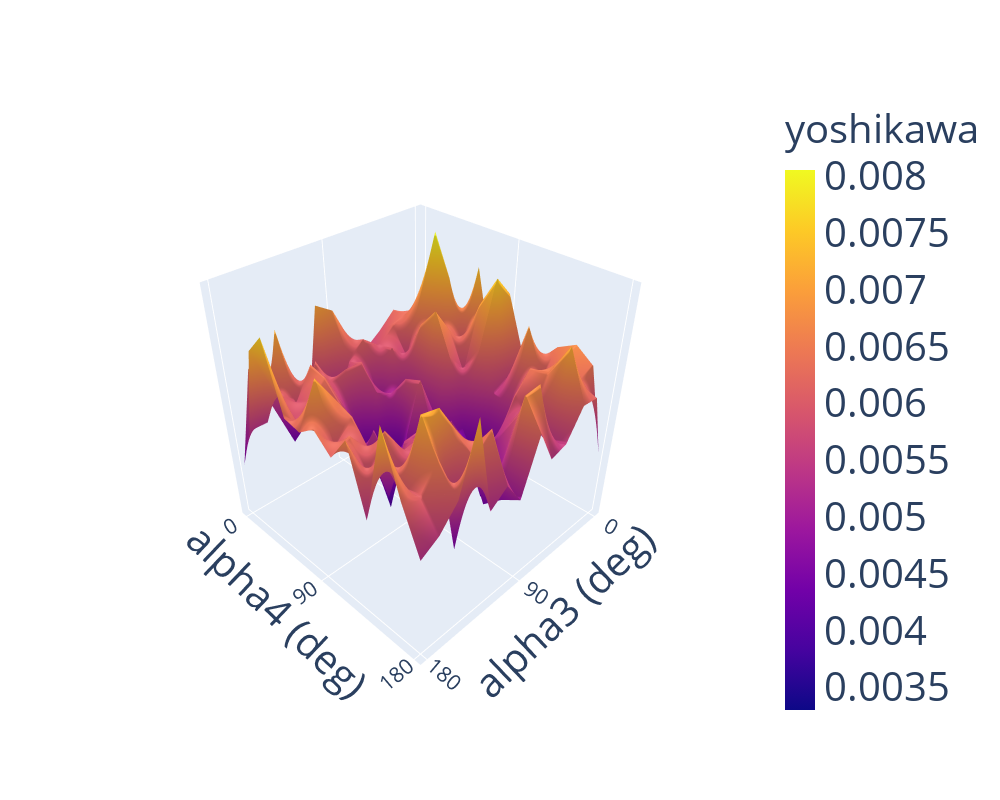
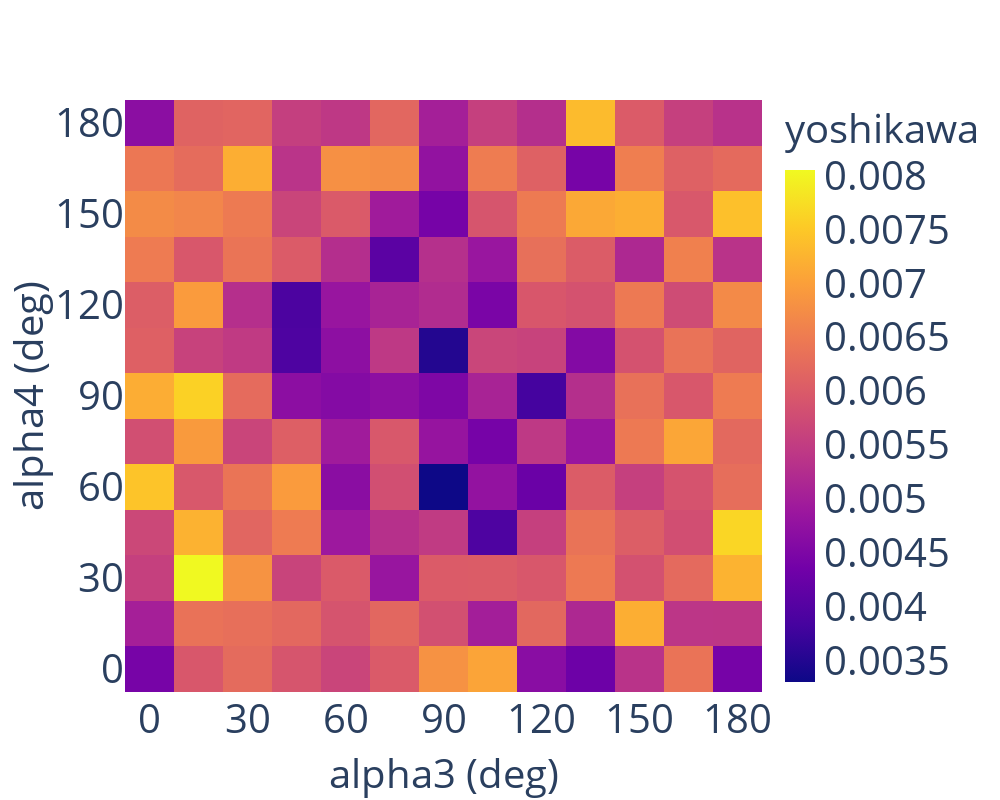

Notebook code cell kept with these figures, in order:
### Markdown cell above
### Global Indice - Manipulability from Yoshikawa

### Code cell
np.random.seed(42)

# from 0, 10, 20, ..., 180 deg for alpha
alpha_list_deg3 = np.arange(0, 181, 15)
alpha_list_rad3 = np.deg2rad(alpha_list_deg3)
alpha_list_deg4 = np.arange(0, 181, 15)
alpha_list_rad4 = np.deg2rad(alpha_list_deg4)
print(f"alpha 3: {alpha_list_deg3}")
print(f"alpha 4: {alpha_list_deg4}")

method = "yoshikawa"
axes = "all"

# isRun = True
# isSave = True

# isSave = False
# isRun = False

if isRun:
    res, res_mat = evaluate_alpha_effect(
        alpha_list_rad3, alpha_list_rad4, isSave=True, method=method, axes=axes
    )
if not isRun:
    npzfile = np.load(f"data/two_alpha/{method}_{axes}.npz")
    res = npzfile["results"]
    res_mat = npzfile["res_mat"]
plot_global_index_results(
    alpha_list_deg3,
    alpha_list_deg4,
    res_mat,
    plot_type="surface",
    method=method,
    axes=axes,
    isSave=isSave,
)
plot_global_index_results(
    alpha_list_deg3,
    alpha_list_deg4,
    res_mat,
    plot_type="heatmap",
    method=method,
    axes=axes,
    isSave=isSave,
)

### Figure 1 — Plotly figure (JSON) as saved in the notebook; plotly's stock layout.template omitted (floating-point values rounded to 4 significant figures; data arrays with more than 128 entries replaced by an {"elided": "..."} marker saying what was removed)
{"data": [{"colorbar": {"tickfont": {"size": 40}, "title": {"font": {"size": 40}, "text": "yoshikawa"}}, "type": "surface", "x": [0, 15, 30, 45, 60, 75, 90, 105, 120, 135, 150, 165, 180], "y": [0, 15, 30, 45, 60, 75, 90, 105, 120, 135, 150, 165, 180], "z": {"elided": "13x13 float values"}}], "layout": {"autosize": true, "height": 800, "scene": {"camera": {"eye": {"x": 1.55, "y": 1.55, "z": 1.55}, "up": {"x": 0, "y": 0, "z": 1}}, "xaxis": {"dtick": 90, "tickfont": {"size": 16}, "title": {"font": {"size": 40}, "text": "alpha3 (deg)"}}, "yaxis": {"dtick": 90, "tickfont": {"size": 16}, "title": {"font": {"size": 40}, "text": "alpha4 (deg)"}}, "zaxis": {"dtick": 90, "tickfont": {"size": 16}, "title": {"font": {"size": 40}, "text": ""}}}, "width": 1000, "xaxis": {"dtick": 30, "tickfont": {"size": 40}, "title": {"font": {"size": 40}, "text": "alpha3 (deg)"}}, "yaxis": {"dtick": 30, "tickfont": {"size": 40}, "title": {"font": {"size": 40}, "text": "alpha4 (deg)"}}}}

### Figure 2 — Plotly figure (JSON) as saved in the notebook; plotly's stock layout.template omitted (floating-point values rounded to 4 significant figures; data arrays with more than 128 entries replaced by an {"elided": "..."} marker saying what was removed)
{"data": [{"colorbar": {"tickfont": {"size": 40}, "title": {"font": {"size": 40}, "text": "yoshikawa"}}, "type": "heatmap", "x": [0, 15, 30, 45, 60, 75, 90, 105, 120, 135, 150, 165, 180], "y": [0, 15, 30, 45, 60, 75, 90, 105, 120, 135, 150, 165, 180], "z": {"elided": "13x13 float values"}}], "layout": {"autosize": true, "height": 800, "width": 1000, "xaxis": {"dtick": 30, "tickfont": {"size": 40}, "title": {"font": {"size": 40}, "text": "alpha3 (deg)"}}, "yaxis": {"dtick": 30, "tickfont": {"size": 40}, "title": {"font": {"size": 40}, "text": "alpha4 (deg)"}}}}
